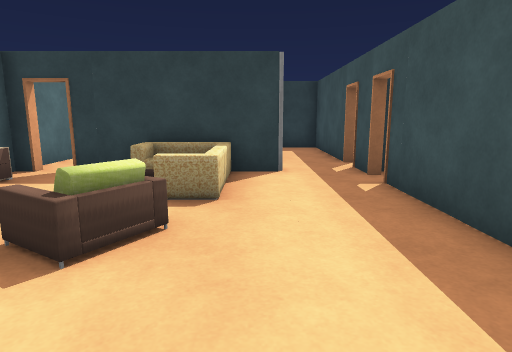
View 1 (above)

12 first-person views from a walk through a 3-D level made in the Unity game engine. The camera is 1.2 m above the floor, tilts 10° down and sees 75° across. The floor is counted in squares, 1 m on a side. Each view is taken from the middle of a square. On the plan, view 1 faces up. The plan holds only what a view shows up to about 14 squares ahead; the rest is blank. The player character is not drawn. Some surface patterns are stand-ins.

View 2
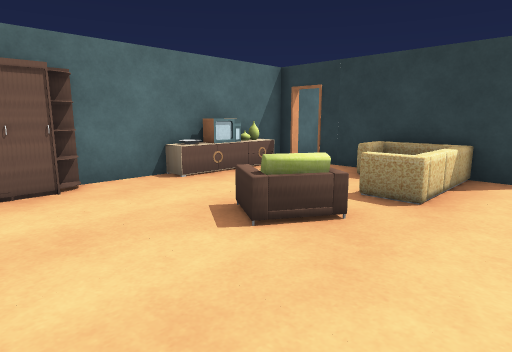

View 3
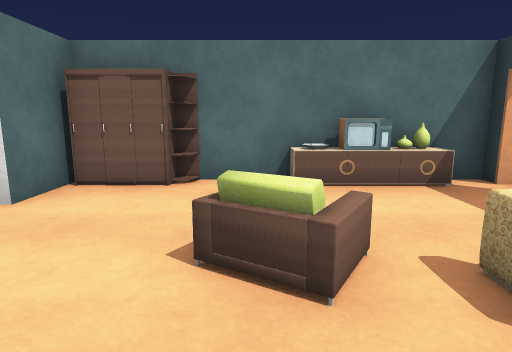

View 4
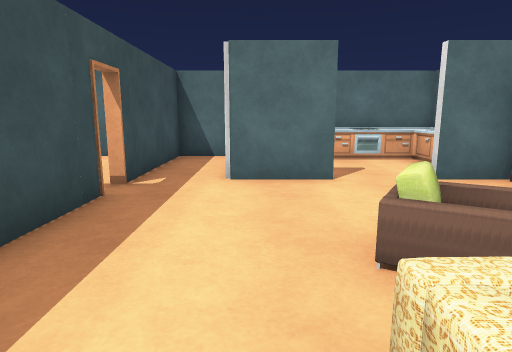

View 5
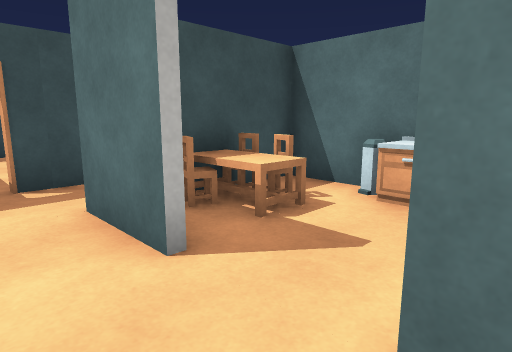

View 6
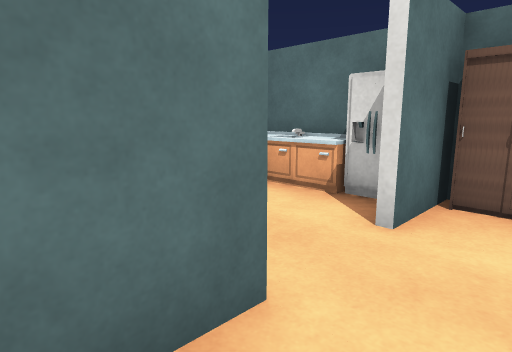

View 7
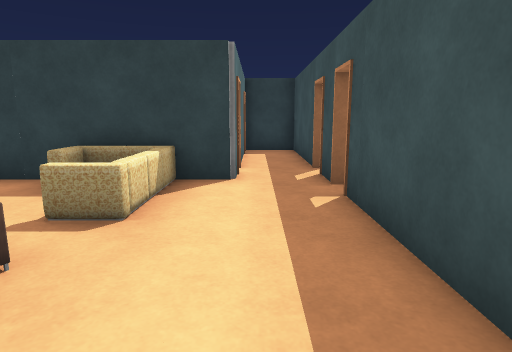

View 8
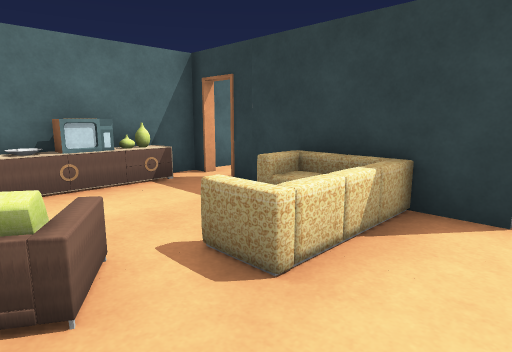

View 9
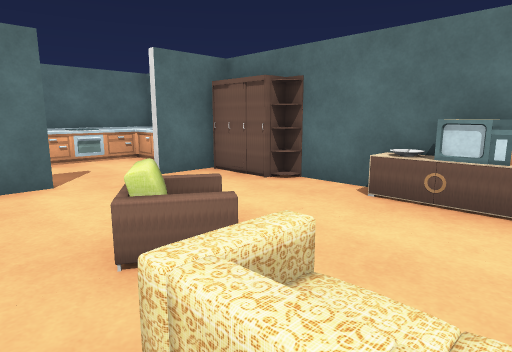

View 10
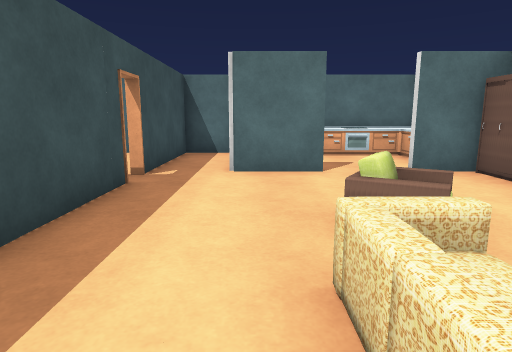

View 11
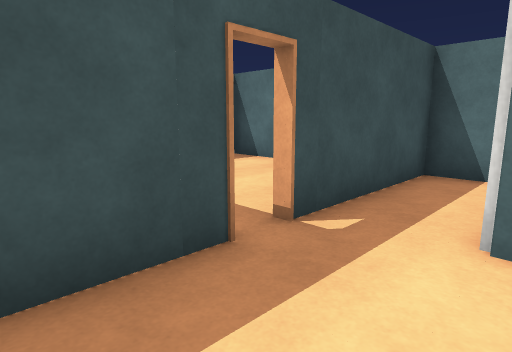

View 12
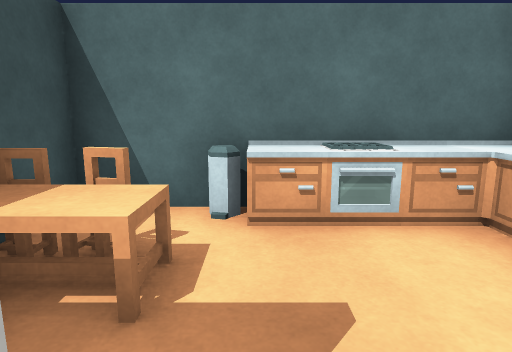

### Floor plan
Ten units are one square. View 1 is at (0, 0); x grows to the right and y downward. Boxes are objects, and circles mark ways between rooms. Rooms are numbered by the first view taken in them; rooms with no view inside come last. Other rooms are left out.
<svg viewBox="-60 -86 89 136">
<path fill="none" stroke="#000" d="M-16 4 6 4M24 -9 24 -61M-55 4 -35 4M6 -74 -41 -74M-49 -74 -54 -74 -54 -19M24 -69 24 -81M24 14 24 -1M-54 20 -54 44 4 44M9 44 24 44 24 14"/>
<rect x="-55" y="-25" width="10" height="10" fill="#bbb"><title>cabinet</title></rect>
<rect x="-55" y="-45" width="10" height="10" fill="#bbb"><title>other object</title></rect>
<rect x="-55" y="-55" width="10" height="10" fill="#bbb"><title>TV</title></rect>
<rect x="-55" y="-65" width="10" height="10" fill="#bbb"><title>other object</title></rect>
<rect x="-25" y="-35" width="20" height="10" fill="#bbb"><title>chair</title></rect>
<rect x="-15" y="-55" width="10" height="10" fill="#bbb"><title>sofa</title></rect>
<rect x="-55" y="35" width="10" height="10" fill="#bbb"><title>cabinet</title></rect>
<rect x="-55" y="25" width="10" height="10" fill="#bbb"><title>sink</title></rect>
<rect x="-55" y="5" width="10" height="20" fill="#bbb"><title>fridge</title></rect>
<rect x="-45" y="35" width="10" height="10" fill="#bbb"><title>other object</title></rect>
<rect x="-35" y="35" width="10" height="10" fill="#bbb"><title>other object</title></rect>
<rect x="-25" y="35" width="10" height="10" fill="#bbb"><title>bin</title></rect>
<rect x="-15" y="25" width="10" height="10" fill="#bbb"><title>chair</title></rect>
<rect x="-15" y="15" width="10" height="10" fill="#bbb"><title>table</title></rect>
<rect x="-5" y="25" width="10" height="10" fill="#bbb"><title>chair</title></rect>
<rect x="-5" y="15" width="10" height="10" fill="#bbb"><title>chair</title></rect>
<circle cx="-25" cy="10" r="3" fill="#2a7"/>
<circle cx="10" cy="10" r="3" fill="#2a7"/>
<text x="-20" y="-30">1</text>
<text x="-30" y="30">2</text>
<text x="10" y="30">3</text>
</svg>
Room 1 opens to room 2. Room 1 opens to room 3.

Where each view was taken, in squares from view 1:
view 1: 0 up, 0 right, facing up
view 2: 0 up, 1 right, facing up-left
view 3: 3 up, 1 right, facing left
view 4: 6 up, 0 right, facing down
view 5: 1 up, 4 left, facing down-right
view 6: 1 up, 0 right, facing down-left
view 7: 1 up, 1 right, facing up
view 8: 3 up, 1 right, facing up-left
view 9: 6 up, 0 right, facing down-left
view 10: 7 up, 0 right, facing down
view 11: 3 up, 0 right, facing down-right
view 12: 0 up, 2 left, facing down
